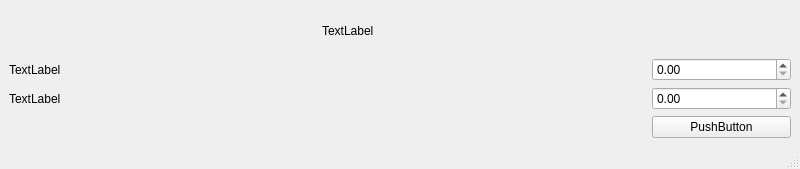
<?xml version="1.0" encoding="UTF-8"?>
<ui version="4.0">
 <class>LimitedCapitalInvPortfolioMaking</class>
 <widget class="QMainWindow" name="LimitedCapitalInvPortfolioMaking">
  <property name="geometry">
   <rect>
    <x>0</x>
    <y>0</y>
    <width>800</width>
    <height>169</height>
   </rect>
  </property>
  <property name="windowTitle">
   <string>MainWindow</string>
  </property>
  <widget class="QWidget" name="centralwidget">
   <layout class="QGridLayout" name="gridLayout">
    <item row="0" column="0" colspan="2">
     <spacer name="horizontalSpacer">
      <property name="orientation">
       <enum>Qt::Horizontal</enum>
      </property>
      <property name="sizeHint" stdset="0">
       <size>
        <width>302</width>
        <height>20</height>
       </size>
      </property>
     </spacer>
    </item>
    <item row="0" column="2">
     <widget class="QLabel" name="limitedCapitalInvPortfolioMakingLabel">
      <property name="text">
       <string>TextLabel</string>
      </property>
     </widget>
    </item>
    <item row="0" column="3" colspan="2">
     <spacer name="horizontalSpacer_2">
      <property name="orientation">
       <enum>Qt::Horizontal</enum>
      </property>
      <property name="sizeHint" stdset="0">
       <size>
        <width>296</width>
        <height>20</height>
       </size>
      </property>
     </spacer>
    </item>
    <item row="1" column="0">
     <widget class="QLabel" name="capitalLimitationValueLabel">
      <property name="text">
       <string>TextLabel</string>
      </property>
     </widget>
    </item>
    <item row="1" column="1" colspan="3">
     <spacer name="horizontalSpacer_3">
      <property name="orientation">
       <enum>Qt::Horizontal</enum>
      </property>
      <property name="sizeHint" stdset="0">
       <size>
        <width>507</width>
        <height>20</height>
       </size>
      </property>
     </spacer>
    </item>
    <item row="1" column="4">
     <widget class="QDoubleSpinBox" name="capitalLimitationValueDoubleSpinBox"/>
    </item>
    <item row="2" column="0">
     <widget class="QLabel" name="sensetivityIntervalLabel">
      <property name="text">
       <string>TextLabel</string>
      </property>
     </widget>
    </item>
    <item row="2" column="1" colspan="3">
     <spacer name="horizontalSpacer_4">
      <property name="orientation">
       <enum>Qt::Horizontal</enum>
      </property>
      <property name="sizeHint" stdset="0">
       <size>
        <width>507</width>
        <height>20</height>
       </size>
      </property>
     </spacer>
    </item>
    <item row="2" column="4">
     <widget class="QDoubleSpinBox" name="sensetivityIntervalDoubleSpinBox"/>
    </item>
    <item row="3" column="0" colspan="4">
     <spacer name="horizontalSpacer_5">
      <property name="orientation">
       <enum>Qt::Horizontal</enum>
      </property>
      <property name="sizeHint" stdset="0">
       <size>
        <width>646</width>
        <height>20</height>
       </size>
      </property>
     </spacer>
    </item>
    <item row="3" column="4">
     <widget class="QPushButton" name="makeInvPortfolioPushButton">
      <property name="text">
       <string>PushButton</string>
      </property>
     </widget>
    </item>
   </layout>
  </widget>
  <widget class="QMenuBar" name="menubar">
   <property name="geometry">
    <rect>
     <x>0</x>
     <y>0</y>
     <width>800</width>
     <height>21</height>
    </rect>
   </property>
  </widget>
  <widget class="QStatusBar" name="statusbar"/>
 </widget>
 <resources/>
 <connections/>
</ui>
